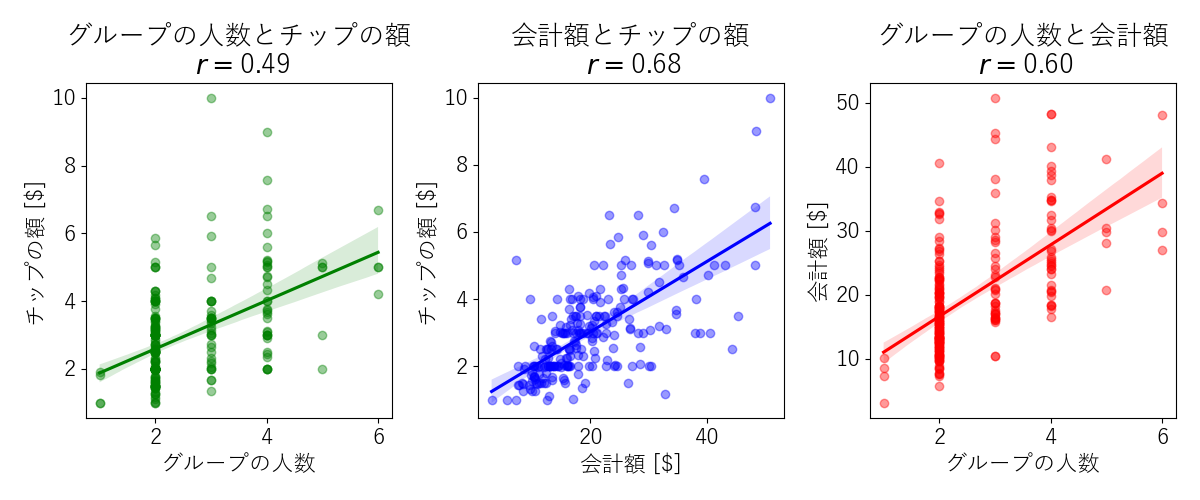

Python code for this plot:

import seaborn as sns
import numpy as np
import matplotlib.pyplot as plt

plt.rcParams['font.family'] = 'Yu Gothic'
plt.rcParams['font.size'] = 16

# Seabornのtipsデータセットを使用
df = sns.load_dataset('tips')

# 相関係数の計算
corr_total_tip = np.corrcoef(df['total_bill'], df['tip'])[0, 1]
corr_total_size = np.corrcoef(df['total_bill'], df['size'])[0, 1]
corr_tip_size = np.corrcoef(df['tip'], df['size'])[0, 1]


# total_billで統制したtipとsizeの偏相関係数の計算
partial_corr_tip_size = (corr_tip_size - corr_total_tip * corr_total_size) / \
    np.sqrt((1 - corr_total_tip**2) * (1 - corr_total_size**2))


# 散布図と回帰直線
fig, axes = plt.subplots(1, 3, figsize=(12, 5))

df = df.rename(columns={'total_bill': r'会計額 [$]', 'tip': r'チップの額 [$]', 'size': 'グループの人数'})
# total_billとtip
sns.regplot(x=df[r'会計額 [$]'], y=df[r'チップの額 [$]'], ax=axes[1], color='b', scatter_kws={'alpha': 0.4})
axes[1].set_title(f'会計額とチップの額\n $r = ${corr_total_tip:.2f}')

# total_billとsize
sns.regplot(x=df['グループの人数'], y=df[r'会計額 [$]'], ax=axes[2], color='r', scatter_kws={'alpha': 0.4})
axes[2].set_title(f'グループの人数と会計額\n $r = ${corr_total_size:.2f}')

# tipとsize
sns.regplot(x=df['グループの人数'], y=df[r'チップの額 [$]'], ax=axes[0], color='g', scatter_kws={'alpha': 0.4})
axes[0].set_title(f'グループの人数とチップの額\n $r = ${corr_tip_size:.2f}')

plt.tight_layout()
plt.savefig('partial_correlation.png')
plt.show()

print(corr_total_tip, corr_total_size, corr_tip_size, partial_corr_tip_size)
